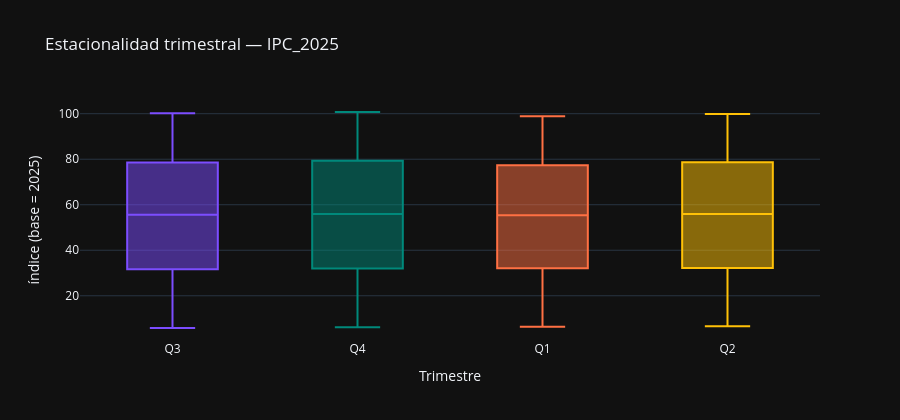

Here is the notebook cell this chart was saved with:
### Markdown cell above
### Análisis:

La estructura de autocorrelación trimestral reproduce a menor resolución los patrones de la frecuencia mensual. En nivel, el ACF presenta el decaimiento lento característico de una serie no estacionaria, con autocorrelaciones que permanecen en torno a 0,75 hasta el lag 16, mientras el PACF concentra toda la señal en un pico dominante en lag 1 próximo a la unidad y se sitúa dentro de las bandas a partir de lag 2, el patrón canónico de un AR(1) con raíz cercana a 1.

La primera diferencia `Δ1`, pese a ser estacionaria según los tests, retiene una estructura de autocorrelación estacional marcada: el ACF alterna lags impares negativos con lags pares significativos (lag 2 aproximadamente 0,60, lag 4 aproximadamente 0,62, con réplicas en lags 6, 8 y posteriores), señal de un componente estacional de periodo 4 que el filtro de primera diferencia no elimina. Es la traslación a frecuencia trimestral de la estacionalidad de periodo 12 observada en la `Δ1` mensual. La `Δ4` muestra un ACF que decae desde un lag 1 elevado con varios lags iniciales significativos y un PACF con pico en lag 1 seguido de un lag 2 negativo, perfil de un proceso autorregresivo cuya persistencia es consistente con el diagnóstico de no estacionariedad del test. La variación interanual en porcentaje exhibe de nuevo un ACF de decaimiento lento (en torno a 0,60 en el lag 16), coherente con el rechazo del KPSS. La persistencia de la autocorrelación estacional en la `Δ1` queda así documentada como una característica de la forma estacionaria; su tratamiento se difiere a las fases de feature engineering y modelización.

### Code cell
# Estacionalidad trimestral reconstruida desde y_q
if len(y_q) >= 8:
    colores_bp = ['#7C4DFF', '#00897B', '#FF7043', '#FFC107']
    df_box_q = pd.DataFrame({
        'trimestre': y_q.index.quarter.map({1: 'Q1', 2: 'Q2', 3: 'Q3', 4: 'Q4'}),
        'valor': y_q.values,
        'fecha': y_q.index.strftime('%Y-%m-%d'),
    })
    df_box_q['trimestre'] = pd.Categorical(df_box_q['trimestre'],
                                            categories=['Q1', 'Q2', 'Q3', 'Q4'], ordered=True)
    fig = px.box(
        df_box_q, x='trimestre', y='valor', color='trimestre',
        hover_data=['fecha'],
        title=f'Estacionalidad trimestral — {VAR_PRINCIPAL}',
        labels={'valor': UNIDADES, 'trimestre': 'Trimestre'},
        color_discrete_sequence=colores_bp,
    )
    fig.update_layout(showlegend=False, height=420)
    fig.show()

    medias_q = y_q.groupby(y_q.index.quarter).mean()
    cv_trimestral = medias_q.std() / medias_q.mean() * 100 if medias_q.mean() != 0 else 0
    medias_dict = {k: round(float(v), 3) for k, v in medias_q.items()}
    print('Media por trimestre:', medias_dict)
    estac = '(estacionalidad apreciable)' if cv_trimestral > 5 else '(estacionalidad leve)'
    print(f'CV entre trimestres: {cv_trimestral:.2f}% {estac}')

### Figure 1 — Plotly figure (JSON) as saved in the notebook; plotly's stock layout.template omitted (floating-point values rounded to 4 significant figures)
{"data": [{"alignmentgroup": "True", "customdata": [["1974-07-01"], ["1975-07-01"], ["1976-07-01"], ["1977-07-01"], ["1978-07-01"], ["1979-07-01"], ["1980-07-01"], ["1981-07-01"], ["1982-07-01"], ["1983-07-01"], ["1984-07-01"], ["1985-07-01"], ["1986-07-01"], ["1987-07-01"], ["1988-07-01"], ["1989-07-01"], ["1990-07-01"], ["1991-07-01"], ["1992-07-01"], ["1993-07-01"], ["1994-07-01"], ["1995-07-01"], ["1996-07-01"], ["1997-07-01"], ["1998-07-01"], ["1999-07-01"], ["2000-07-01"], ["2001-07-01"], ["2002-07-01"], ["2003-07-01"], ["2004-07-01"], ["2005-07-01"], ["2006-07-01"], ["2007-07-01"], ["2008-07-01"], ["2009-07-01"], ["2010-07-01"], ["2011-07-01"], ["2012-07-01"], ["2013-07-01"], ["2014-07-01"], ["2015-07-01"], ["2016-07-01"], ["2017-07-01"], ["2018-07-01"], ["2019-07-01"], ["2020-07-01"], ["2021-07-01"], ["2022-07-01"], ["2023-07-01"], ["2024-07-01"], ["2025-07-01"]], "hovertemplate": "Trimestre=%{x}<br>índice (base = 2025)=%{y}<br>fecha=%{customdata[0]}<extra></extra>", "legendgroup": "Q3", "marker": {"color": "#7C4DFF"}, "name": "Q3", "notched": false, "offsetgroup": "Q3", "orientation": "v", "showlegend": true, "type": "box", "x": ["Q3", "Q3", "Q3", "Q3", "Q3", "Q3", "Q3", "Q3", "Q3", "Q3", "Q3", "Q3", "Q3", "Q3", "Q3", "Q3", "Q3", "Q3", "Q3", "Q3", "Q3", "Q3", "Q3", "Q3", "Q3", "Q3", "Q3", "Q3", "Q3", "Q3", "Q3", "Q3", "Q3", "Q3", "Q3", "Q3", "Q3", "Q3", "Q3", "Q3", "Q3", "Q3", "Q3", "Q3", "Q3", "Q3", "Q3", "Q3", "Q3", "Q3", "Q3", "Q3"], "x0": " ", "xaxis": "x", "y": [5.843, 6.863, 8.059, 10.26, 12.11, 13.94, 16.05, 18.34, 21.03, 23.35, 26.16, 28.21, 30.89, 32.32, 34.05, 36.41, 38.74, 41.04, 43.33, 45.32, 47.44, 49.55, 51.36, 52.29, 53.33, 54.61, 56.59, 58.65, 60.05, 61.8, 63.84, 66.03, 68.37, 69.98, 73.42, 72.63, 74.05, 76.32, 78.42, 79.37, 79.11, 78.79, 78.64, 79.94, 81.73, 81.98, 81.57, 84.34, 92.82, 95.44, 97.5, 100.2], "y0": " ", "yaxis": "y"}, {"alignmentgroup": "True", "customdata": [["1974-10-01"], ["1975-10-01"], ["1976-10-01"], ["1977-10-01"], ["1978-10-01"], ["1979-10-01"], ["1980-10-01"], ["1981-10-01"], ["1982-10-01"], ["1983-10-01"], ["1984-10-01"], ["1985-10-01"], ["1986-10-01"], ["1987-10-01"], ["1988-10-01"], ["1989-10-01"], ["1990-10-01"], ["1991-10-01"], ["1992-10-01"], ["1993-10-01"], ["1994-10-01"], ["1995-10-01"], ["1996-10-01"], ["1997-10-01"], ["1998-10-01"], ["1999-10-01"], ["2000-10-01"], ["2001-10-01"], ["2002-10-01"], ["2003-10-01"], ["2004-10-01"], ["2005-10-01"], ["2006-10-01"], ["2007-10-01"], ["2008-10-01"], ["2009-10-01"], ["2010-10-01"], ["2011-10-01"], ["2012-10-01"], ["2013-10-01"], ["2014-10-01"], ["2015-10-01"], ["2016-10-01"], ["2017-10-01"], ["2018-10-01"], ["2019-10-01"], ["2020-10-01"], ["2021-10-01"], ["2022-10-01"], ["2023-10-01"], ["2024-10-01"], ["2025-10-01"]], "hovertemplate": "Trimestre=%{x}<br>índice (base = 2025)=%{y}<br>fecha=%{customdata[0]}<extra></extra>", "legendgroup": "Q4", "marker": {"color": "#00897B"}, "name": "Q4", "notched": false, "offsetgroup": "Q4", "orientation": "v", "showlegend": true, "type": "box", "x": ["Q4", "Q4", "Q4", "Q4", "Q4", "Q4", "Q4", "Q4", "Q4", "Q4", "Q4", "Q4", "Q4", "Q4", "Q4", "Q4", "Q4", "Q4", "Q4", "Q4", "Q4", "Q4", "Q4", "Q4", "Q4", "Q4", "Q4", "Q4", "Q4", "Q4", "Q4", "Q4", "Q4", "Q4", "Q4", "Q4", "Q4", "Q4", "Q4", "Q4", "Q4", "Q4", "Q4", "Q4", "Q4", "Q4", "Q4", "Q4", "Q4", "Q4", "Q4", "Q4"], "x0": " ", "xaxis": "x", "y": [6.135, 7.042, 8.43, 10.71, 12.45, 14.39, 16.54, 18.92, 21.51, 24.19, 26.57, 28.77, 31.24, 32.69, 34.48, 36.93, 39.42, 41.61, 43.79, 45.87, 47.87, 49.96, 51.62, 52.64, 53.42, 54.87, 57.07, 58.67, 60.98, 62.6, 64.75, 67.06, 68.79, 71.52, 73.27, 73.38, 75.25, 77.32, 79.71, 79.82, 79.41, 79.16, 79.93, 81.08, 82.47, 82.83, 82.24, 87.02, 92.75, 95.78, 98.04, 100.8], "y0": " ", "yaxis": "y"}, {"alignmentgroup": "True", "customdata": [["1975-01-01"], ["1976-01-01"], ["1977-01-01"], ["1978-01-01"], ["1979-01-01"], ["1980-01-01"], ["1981-01-01"], ["1982-01-01"], ["1983-01-01"], ["1984-01-01"], ["1985-01-01"], ["1986-01-01"], ["1987-01-01"], ["1988-01-01"], ["1989-01-01"], ["1990-01-01"], ["1991-01-01"], ["1992-01-01"], ["1993-01-01"], ["1994-01-01"], ["1995-01-01"], ["1996-01-01"], ["1997-01-01"], ["1998-01-01"], ["1999-01-01"], ["2000-01-01"], ["2001-01-01"], ["2002-01-01"], ["2003-01-01"], ["2004-01-01"], ["2005-01-01"], ["2006-01-01"], ["2007-01-01"], ["2008-01-01"], ["2009-01-01"], ["2010-01-01"], ["2011-01-01"], ["2012-01-01"], ["2013-01-01"], ["2014-01-01"], ["2015-01-01"], ["2016-01-01"], ["2017-01-01"], ["2018-01-01"], ["2019-01-01"], ["2020-01-01"], ["2021-01-01"], ["2022-01-01"], ["2023-01-01"], ["2024-01-01"], ["2025-01-01"]], "hovertemplate": "Trimestre=%{x}<br>índice (base = 2025)=%{y}<br>fecha=%{customdata[0]}<extra></extra>", "legendgroup": "Q1", "marker": {"color": "#FF7043"}, "name": "Q1", "notched": false, "offsetgroup": "Q1", "orientation": "v", "showlegend": true, "type": "box", "x": ["Q1", "Q1", "Q1", "Q1", "Q1", "Q1", "Q1", "Q1", "Q1", "Q1", "Q1", "Q1", "Q1", "Q1", "Q1", "Q1", "Q1", "Q1", "Q1", "Q1", "Q1", "Q1", "Q1", "Q1", "Q1", "Q1", "Q1", "Q1", "Q1", "Q1", "Q1", "Q1", "Q1", "Q1", "Q1", "Q1", "Q1", "Q1", "Q1", "Q1", "Q1", "Q1", "Q1", "Q1", "Q1", "Q1", "Q1", "Q1", "Q1", "Q1", "Q1"], "x0": " ", "xaxis": "x", "y": [6.39, 7.326, 8.98, 11.09, 12.9, 15.06, 17.27, 19.73, 22.34, 25.03, 27.42, 29.87, 31.7, 33.09, 35.15, 37.61, 39.94, 42.55, 44.35, 46.57, 48.79, 50.57, 51.86, 52.82, 53.8, 55.38, 57.48, 58.91, 61.13, 62.46, 64.5, 67.09, 68.72, 71.73, 72.07, 72.85, 75.39, 76.86, 78.88, 78.89, 78.08, 77.57, 79.7, 80.46, 81.37, 81.86, 82.35, 88.82, 93.31, 96.24, 98.86], "y0": " ", "yaxis": "y"}, {"alignmentgroup": "True", "customdata": [["1975-04-01"], ["1976-04-01"], ["1977-04-01"], ["1978-04-01"], ["1979-04-01"], ["1980-04-01"], ["1981-04-01"], ["1982-04-01"], ["1983-04-01"], ["1984-04-01"], ["1985-04-01"], ["1986-04-01"], ["1987-04-01"], ["1988-04-01"], ["1989-04-01"], ["1990-04-01"], ["1991-04-01"], ["1992-04-01"], ["1993-04-01"], ["1994-04-01"], ["1995-04-01"], ["1996-04-01"], ["1997-04-01"], ["1998-04-01"], ["1999-04-01"], ["2000-04-01"], ["2001-04-01"], ["2002-04-01"], ["2003-04-01"], ["2004-04-01"], ["2005-04-01"], ["2006-04-01"], ["2007-04-01"], ["2008-04-01"], ["2009-04-01"], ["2010-04-01"], ["2011-04-01"], ["2012-04-01"], ["2013-04-01"], ["2014-04-01"], ["2015-04-01"], ["2016-04-01"], ["2017-04-01"], ["2018-04-01"], ["2019-04-01"], ["2020-04-01"], ["2021-04-01"], ["2022-04-01"], ["2023-04-01"], ["2024-04-01"], ["2025-04-01"]], "hovertemplate": "Trimestre=%{x}<br>índice (base = 2025)=%{y}<br>fecha=%{customdata[0]}<extra></extra>", "legendgroup": "Q2", "marker": {"color": "#FFC107"}, "name": "Q2", "notched": false, "offsetgroup": "Q2", "orientation": "v", "showlegend": true, "type": "box", "x": ["Q2", "Q2", "Q2", "Q2", "Q2", "Q2", "Q2", "Q2", "Q2", "Q2", "Q2", "Q2", "Q2", "Q2", "Q2", "Q2", "Q2", "Q2", "Q2", "Q2", "Q2", "Q2", "Q2", "Q2", "Q2", "Q2", "Q2", "Q2", "Q2", "Q2", "Q2", "Q2", "Q2", "Q2", "Q2", "Q2", "Q2", "Q2", "Q2", "Q2", "Q2", "Q2", "Q2", "Q2", "Q2", "Q2", "Q2", "Q2", "Q2", "Q2", "Q2"], "x0": " ", "xaxis": "x", "y": [6.613, 7.833, 9.471, 11.57, 13.37, 15.45, 17.76, 20.43, 22.88, 25.46, 27.93, 30.2, 31.91, 33.21, 35.5, 37.9, 40.2, 42.78, 44.78, 46.94, 49.35, 51.13, 51.93, 52.98, 54.18, 55.9, 58.21, 60.2, 61.92, 63.91, 65.97, 68.57, 70.2, 73.44, 72.94, 74.1, 76.69, 78.19, 79.54, 79.72, 79.52, 78.76, 80.34, 81.78, 82.53, 81.99, 84.09, 91.74, 94.54, 97.81, 99.92], "y0": " ", "yaxis": "y"}], "layout": {"boxmode": "overlay", "height": 420, "legend": {"title": {"text": "Trimestre"}, "tracegroupgap": 0}, "showlegend": false, "title": {"text": "Estacionalidad trimestral — IPC_2025"}, "xaxis": {"anchor": "y", "categoryarray": ["Q3", "Q4", "Q1", "Q2"], "categoryorder": "array", "domain": [0.0, 1.0], "title": {"text": "Trimestre"}}, "yaxis": {"anchor": "x", "domain": [0.0, 1.0], "title": {"text": "índice (base = 2025)"}}}}
